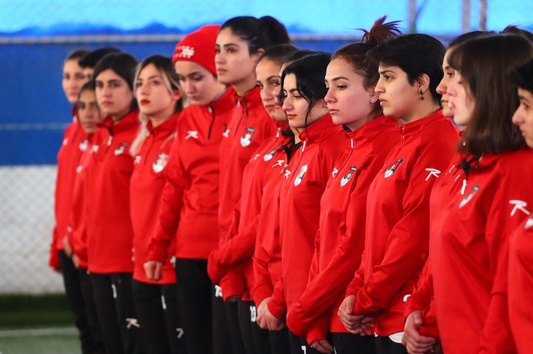
#> input picture faces/1.jpg, 533 x 354 px, shrunk from 1600 x 1062 before the run, found by its file name
$ jupyter execute --allow-errors Main.ipynb
#> lines starting #> are read from the running program, lines starting #| are printed output that depends on the picture; after the words box and inside, x2 and y2 are one past the last pixel; in counts of white or black regions, pixels touching at a corner belong together; long printed decimals are rounded
[cell 1]
import numpy as np
import matplotlib.pyplot as plt
import os
import cv2
from retinaface import RetinaFace

[cell 2]
#part0

[cell 3]
img = cv2.imread("D:/Project/Python/trains/git image/Crowley.png")
#> (the rest of this cell did not finish here and is left out)

#> (a cell that did not finish here is left out)

[cell 5]
Identity = np.array([[0, 0, 0],
                    [0, 1, 0],
                    [0, 0, 0]])


#> (the rest of this cell did not finish here and is left out)

#> (a cell that did not finish here is left out)

[cell 7]
Left_Sobel = np.array([[1, 0, -1],
                    [2, 0, -2],
                    [1, 0, -1]])


#> (the rest of this cell did not finish here and is left out)

#> (a cell that did not finish here is left out)

[cell 9]
Random = np.array([[-2, -1, 0],
                    [-1 , 1 , 1],
                    [0, 1 , 2]])


#> (the rest of this cell did not finish here and is left out)

#> (a cell that did not finish here is left out)

[cell 11]
#part|

#> (a cell that did not finish here is left out)

#> (a cell that did not finish here is left out)

[cell 14]
#part|||

[cell 15]
pth = "D:/Project/Python/trains/git image/faces/"
all_img = os.listdir(pth)
print(all_img)
print(len(all_img))

#remove gray pic

[cell 16]
index = np.random.randint(0 , len(all_img))
img = cv2.imread(f'{pth}{all_img[index]}')
#> img is the input picture: shape (354, 533, 3); mean B, G, R 70.5, 61.8, 149.1
img = cv2.cvtColor(img , cv2.COLOR_BGR2RGB)

plt.imshow(img)

[cell 17]
index = np.random.randint(0 , len(all_img))
img = cv2.imread(f"{pth}{all_img[index]}")
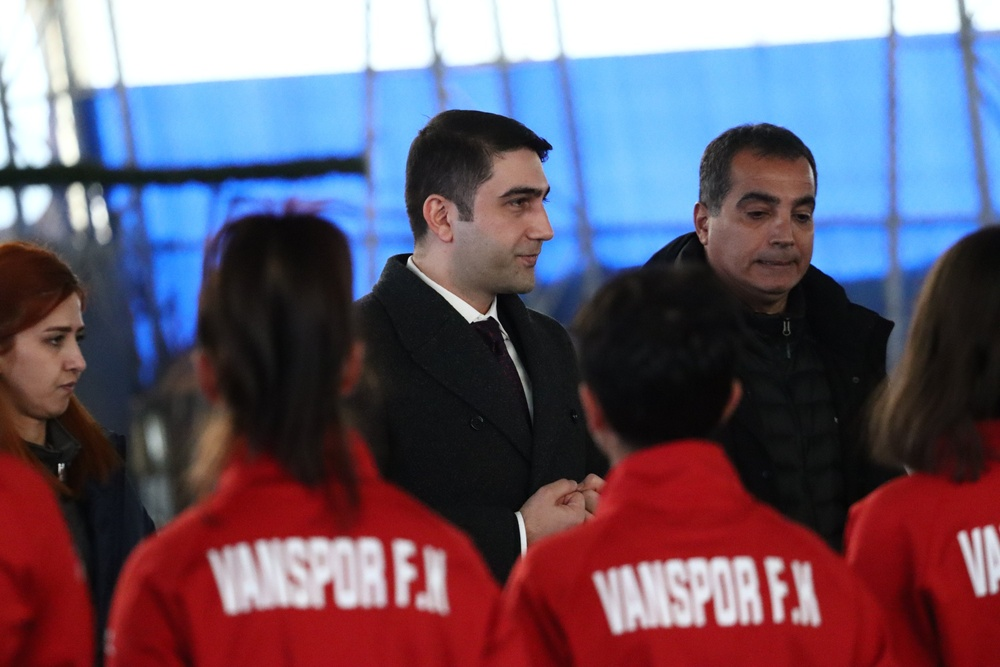
#> input picture faces/2.jpg, 1000 x 667 px, shrunk from 3000 x 2000 before the run, found by its file name
#> img is the input picture: shape (667, 1000, 3); mean B, G, R 107.3, 89.9, 104

hsv = cv2.cvtColor(img, cv2.COLOR_BGR2HSV)
#> hsv: shape (667, 1000, 3); mean H, S, V 90.3, 112.2, 137.5

lower_bound = np.array([0,0,10])
upper_bound = np.array([0,2,100])

mask = cv2.inRange(hsv , lower_bound, upper_bound)
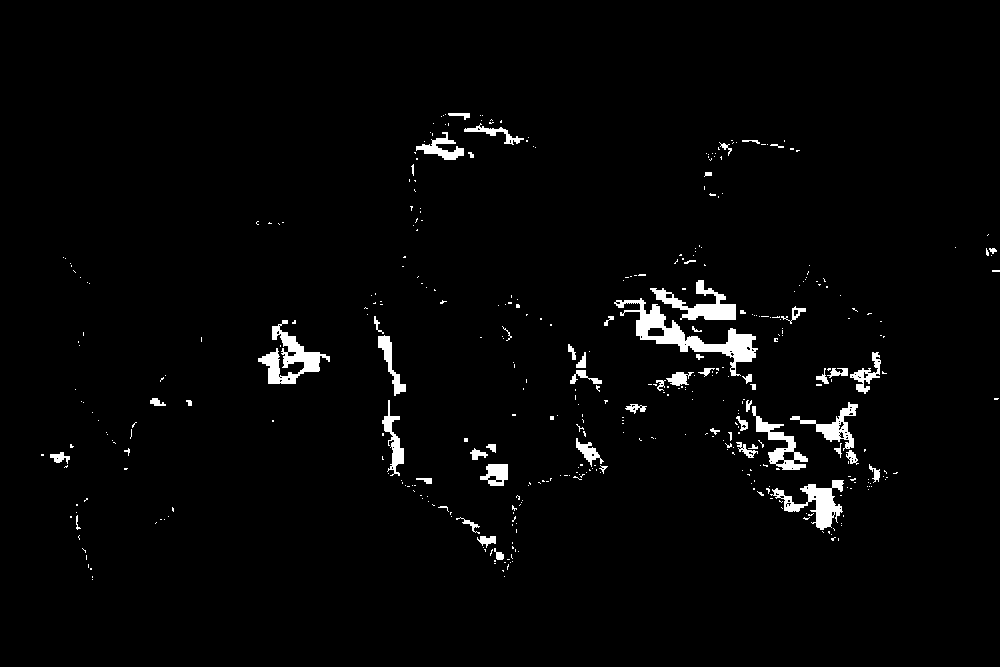
#> mask: shape (667, 1000); 2.4% white; 420 white regions (358 under 20 px), largest, box (x1, y1, x2, y2) and area: (614, 298, 758, 376) 2574, (258, 320, 330, 384) 1610, (770, 480, 844, 530) 1338

gray_pix = cv2.countNonZero(mask)
#> gray_pix = 16091

grayy = gray_pix/(mask.shape[0] * mask.shape[1])
#> grayy = 0.0241


print(grayy)
#| 0.02412

plt.imshow(cv2.cvtColor(img, cv2.COLOR_BGR2RGB))

[cell 18]
from pathlib import Path
index = np.random.randint(0 , len(all_img))
img = cv2.imread(f"{pth}{all_img[index]}")


image = np.float32(img)

b,g,r= cv2.split(img)
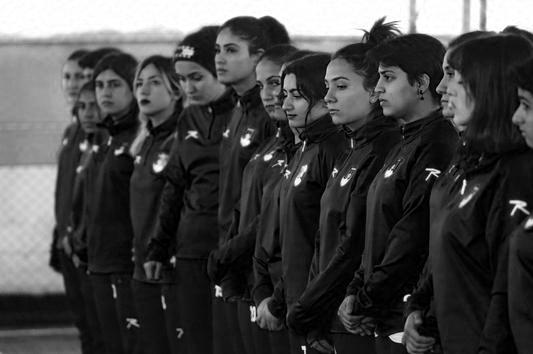
#> b: shape (354, 533); min 0, max 255, mean 70.5
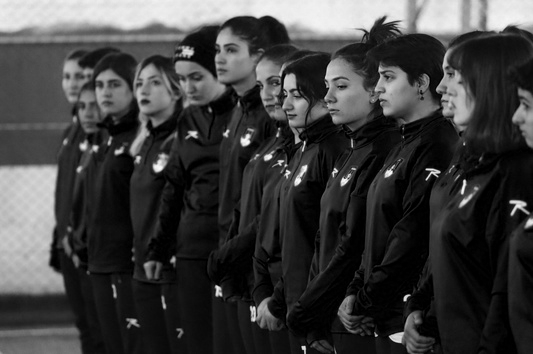
#> g: shape (354, 533); min 0, max 251, mean 61.8
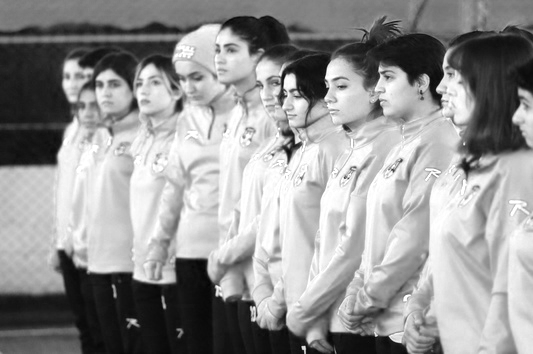
#> r: shape (354, 533); min 4, max 255, mean 149.1

r_g=np.count_nonzero(abs(r-g))
#> r_g = 184991
r_b=np.count_nonzero(abs(r-b))
#> r_b = 187601
g_b=np.count_nonzero(abs(g-b))
#> g_b = 181300


diff_sum=float(r_g+r_b+g_b)
#> diff_sum = 553892

ratio=diff_sum/img.size
#> ratio = 0.979

if ratio>0.87:
    print("image is color")
else:
    print("image is greyscale")


print (image.dtype)
#| float32
plt.imshow(cv2.cvtColor(img, cv2.COLOR_BGR2RGB))
